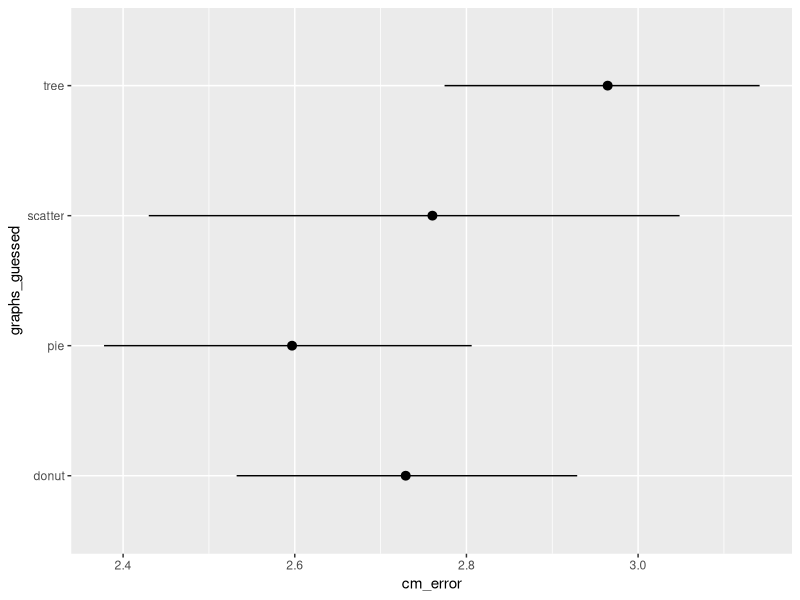

The R source for this figure:

library(ggplot2)
library(Hmisc)

records = read.csv('survey_records.csv', header=TRUE)

ggplot( records, aes(x = cm_error, y = graphs_guessed)) +
  stat_summary(fun.data = "mean_cl_boot")
